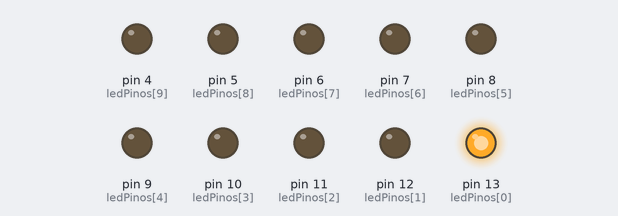
Bench run of a sketch on a simulated Arduino Uno, built with avr-gcc and run on an emulated ATmega328P. Parts: output pins drawn as LEDs (lit = HIGH).

Above: at 10.2 s.
At 11.7 s:
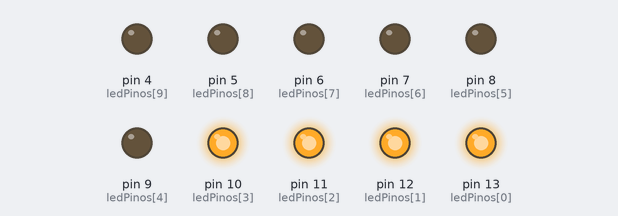
At 13.2 s:
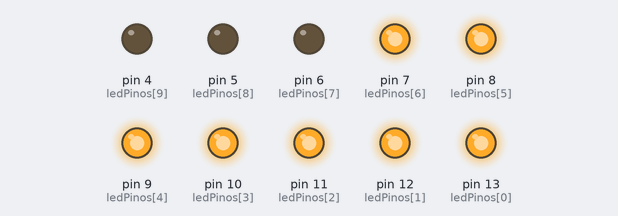
At 16.2 s:
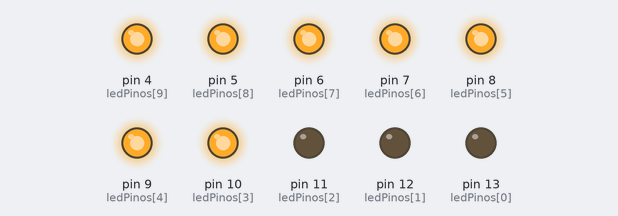
At 19.2 s:
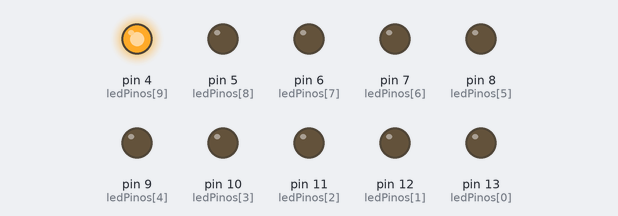
At 22.2 s:
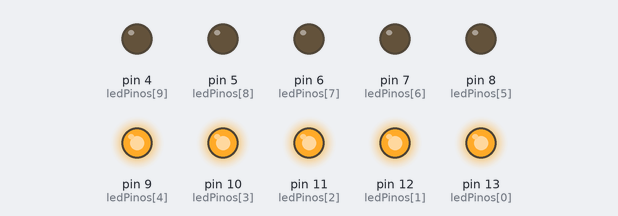
Timing chart, 0 to 23.0 s (numbered marks = the images above):
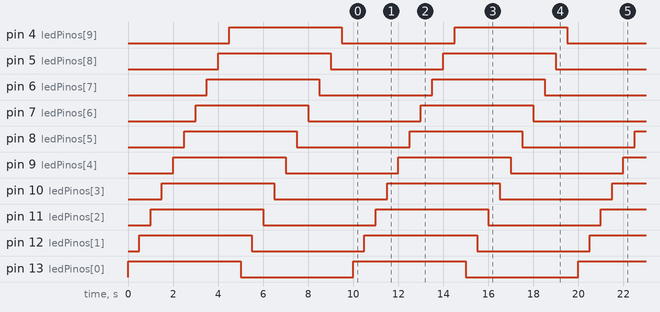

The sketch:

Array.ino
```cpp
byte ledPinos[]= {13,12,11,10,9,8,7,6,5,4};
void setup() {
  // put your setup code here, to run once:

  //fazendo com laço de repetições e veto

  for (int pino=0;pino <=9; pino++)
    pinMode(ledPinos[pino],OUTPUT);

    for (int pino=0;pino<=9;pino++)

      {
        digitalWrite(ledPinos[pino],HIGH); //Ascende a luz
        delay(500);
      }


    for (int pino=0;pino <=9;pino++)


      {digitalWrite(ledPinos[pino],LOW);
      delay(500);
      }
}

void loop() {
  // put your main code here, to run repeatedly:

  for (int pino=0;pino <=9; pino++)
    pinMode(ledPinos[pino],OUTPUT);

    for (int pino=0;pino<=9;pino++)

      {
        digitalWrite(ledPinos[pino],HIGH); //Ascende a luz
        delay(500);
      }


    for (int pino=0;pino <=9;pino++)


      {digitalWrite(ledPinos[pino],LOW);
      delay(500);
      }


}
```

Measured:
- by itself, pin 4 (ledPinos[9]), pin 5 (ledPinos[8]), pin 6 (ledPinos[7]), pin 7 (ledPinos[6]), pin 8 (ledPinos[5]), pin 9 (ledPinos[4]), pin 10 (ledPinos[3]), pin 11 (ledPinos[2]), pin 12 (ledPinos[1]), pin 13 (ledPinos[0]): alternates HIGH for 5.0 s and LOW for 5.0 s
- by itself, everything shown: repeats every 10.0 s, in 20 steps
